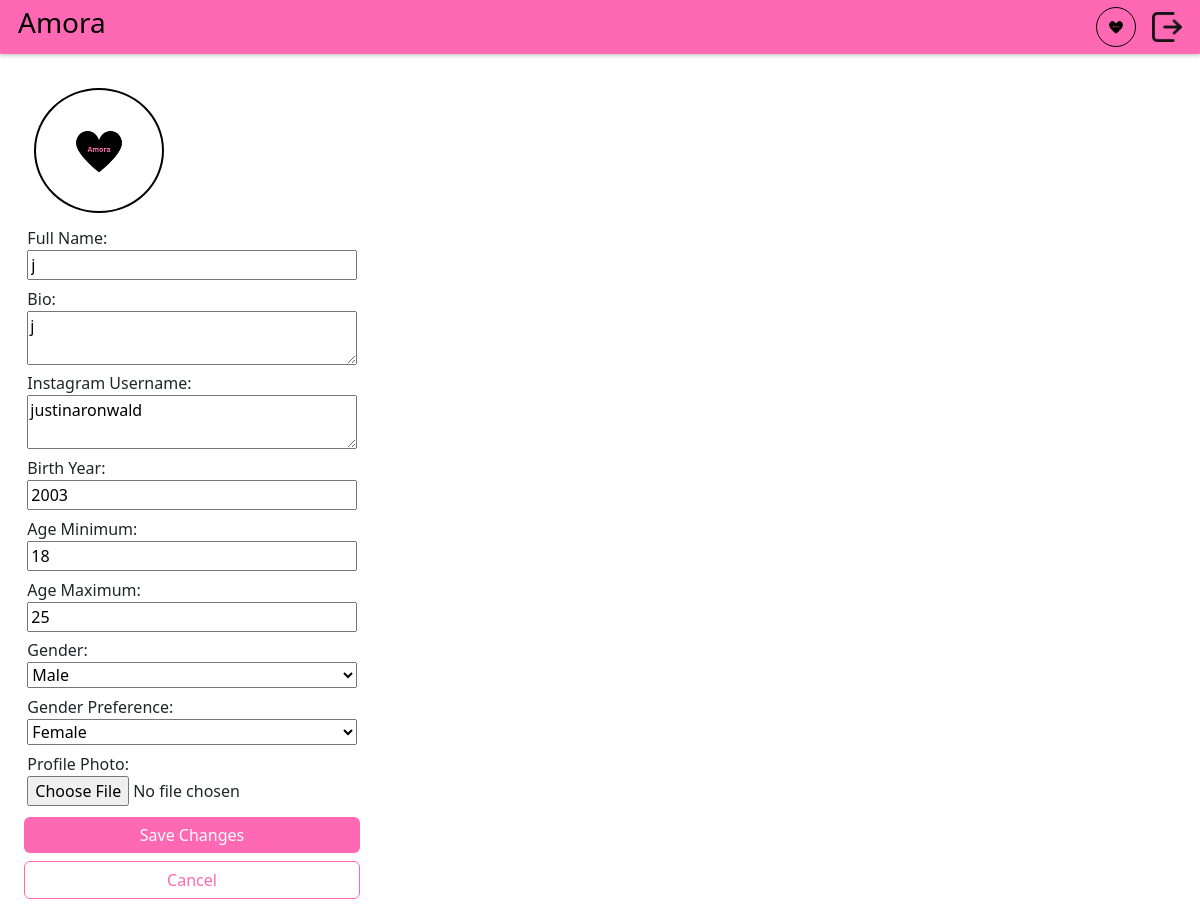
Screenshot of /editProfile (signed in) with the database file from the repository.
### DatingApp/model.py (models this page shows)
class Profile(db.Model):
    id: Mapped[int] = mapped_column(primary_key=True)
    user_id: Mapped[int] = mapped_column(ForeignKey("user.id"), unique=True)
    user: Mapped["User"] = relationship(
        back_populates="profile",
        single_parent=True,
    )
    fullname: Mapped[str] = mapped_column(String(128))
    bio: Mapped[Optional[str]] = mapped_column(Text)
    instagram_username: Mapped[Optional[str]] = mapped_column(String(64))
    birth_year: Mapped[Optional[int]] = mapped_column(Integer)
    age_minimum: Mapped[Optional[int]] = mapped_column(Integer)
    age_maximum: Mapped[Optional[int]] = mapped_column(Integer)
    gender: Mapped[Optional[str]] = mapped_column(String(16))
    genderPreference: Mapped[Optional[str]] = mapped_column(String(16))
    photo_id: Mapped[Optional[int]] = mapped_column(ForeignKey("photo.id"))
    photo: Mapped[Optional["Photo"]] = relationship(back_populates="profile")

### DatingApp/main.py (the view)
@bp.route("/editProfile", methods=["GET"])
@flask_login.login_required
def editProfile():
    return render_template("main/editProfile.html", user=flask_login.current_user)

### DatingApp/__init__.py (called while the page is built)
def create_app(test_config=None):
    app = Flask(__name__)
    app.config["SECRET_KEY"] = "93220d9b340cf9a6c39bac99cce7daf220167498f91fa"
    app.config["SQLALCHEMY_DATABASE_URI"] = "sqlite:///DatingApp.db"
    login_manager = LoginManager()
    login_manager.login_view = 'auth.login'
    login_manager.init_app(app)
    from . import model
    @login_manager.user_loader
    def load_user(user_id):
        return db.session.get(model.User, int(user_id))
    db.init_app(app)
    from . import main
    from . import auth
    app.register_blueprint(main.bp)
    app.register_blueprint(auth.bp)
    return app

### DatingApp/templates/main/editProfile.html (shortened to what this page needs)
{% extends 'base.html' %}
{% block content %}
<form method="post" action="/editProfile" enctype="multipart/form-data">
    <div class="editProfileContainer">
        <div class="pfp">
            {% if user.profile.photo %}
                <img src="{{ url_for('static', filename='photos/photo-' ~ user.profile.photo.id ~ '.' ~ user.profile.photo.file_extension) }}" alt="Profile photo">
            {% else %}
                <img src="{{ url_for('static', filename='photos/defaultPfp.jpg') }}" alt="Default profile photo">
            {% endif %}
        </div>
        <div class="editProfileElement">
            <label for="name">Full Name:</label>
            <input type="text" id="name" name="name" value="{{ user.profile.fullname }}" required>
        </div>
        <div class="editProfileElement">
            <label for="bio">Bio:</label>
            <textarea id="bio" placeholder="Hi, my name is..." name="bio">{{ user.profile.bio }}</textarea>
        </div>
        <div class="editProfileElement">
            <label for="ig">Instagram Username:</label>
            <textarea id = "ig" placeholder="john_snow" name="ig">{{ user.profile.instagram_username }}</textarea>
        </div>
        <div class="editProfileElement">
            <label for="birth_year">Birth Year:</label>
            <input type="number" id="birth_year" name="birth_year" min="1924" max="2024" placeholder="e.g, 1990" value="{{ user.profile.birth_year }}" required>
        </div>
        <div class="editProfileElement">
            <label for="age_minimum">Age Minimum:</label>
            <input type="number" id="age_minimum" name="age_minimum" min="18" max="100" value="{{ user.profile.age_minimum }}" required>
        </div>
        <div class="editProfileElement">
            <label for="age_maximum">Age Maximum:</label>
            <input type="number" id="age_maximum" name="age_maximum" min="18" max="100" value="{{ user.profile.age_maximum }}" required>
        </div>
        <div class="editProfileElement">
            <label for="gender">Gender:</label>
            <select id="gender" name="gender" required>
                <option value="male" {% if user.profile.gender == 'male' %}selected{% endif %}>Male</option>
            </select>
        </div>
        <div class="editProfileElement">
            <label for="genderPreference">Gender Preference:</label>
            <select id="genderPreference" name="genderPreference" required>
                <option value="female" {% if user.profile.genderPreference == 'female' %}selected{% endif %}>Female</option>
            </select>
        </div>
        <div class="editProfileElement">
            <label for="photo_id">Profile Photo:</label>
            <input type="file" id="photo_id" name="photo_id" accept="image/jpeg,image/png">
        </div>
        <button type="submit" class="btn btn-success mt-2" style="background-color: #ff69b4; border: none; width: 100%" >Save Changes</button>
        <a href="{{ url_for('main.profile', user_id=current_user.id) }}" id="saveChangesBtn" class="btn btn-outline-primary mt-2" style="border-color: #ff69b4; width: 100%" role="button">Cancel</a>
    </div>
</form>
{% endblock %}

### DatingApp/static/DatingApp.css (style rules this page uses)
body { background: #f2f3f5; }
.editProfileContainer { display: flex; flex-direction: column; width: 30%; margin: 1% 1%; padding: 1% 1%; }
.editProfileElement { display: flex; flex-direction: column; margin: 1% 1%; }
.pfp { display: flex; justify-content: center; align-items: center; margin: 10px; width: 130px; height: 125px; }
.pfp img { border-radius: 50%; width: 100%; height: 100%; object-fit: cover; border: 2px solid #000; }
#saveChangesBtn { color: #ff69b4; cursor: pointer; border-color: #ff69b4; }

### rows the page displays
Profile: name "j", bio "j", ig "justinaronwald", birth_year "2003", age_minimum "18", age_maximum "25", gender "Male", genderPreference "Female"
